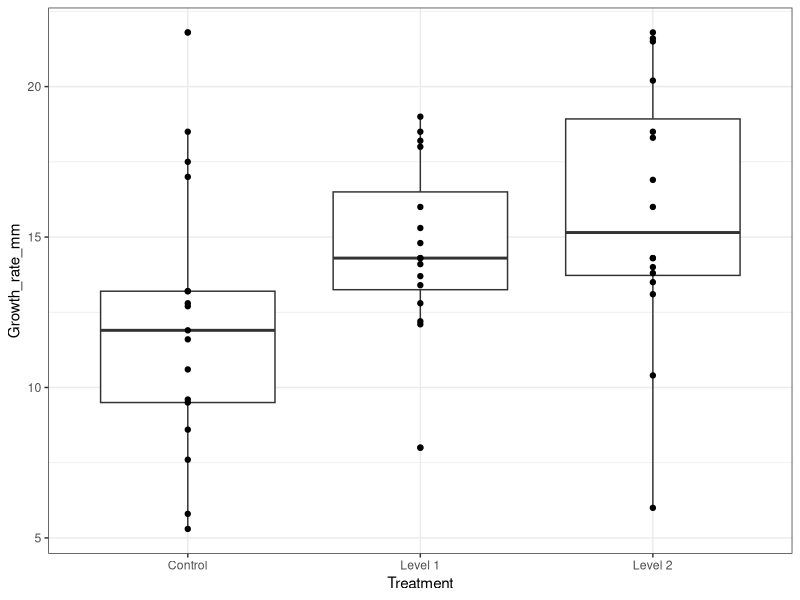
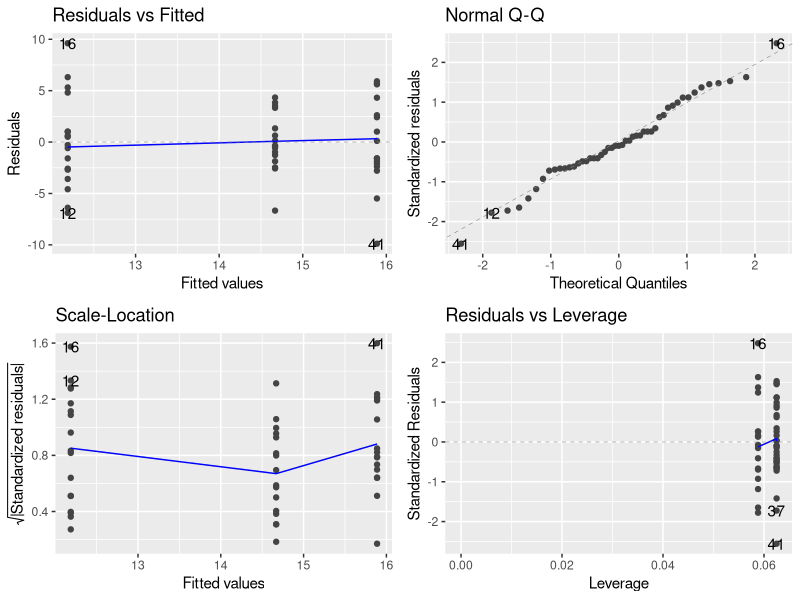
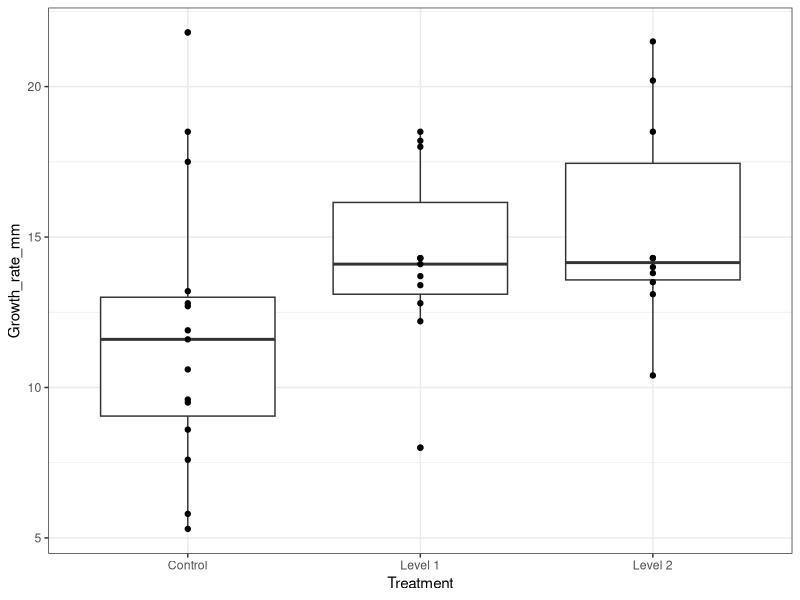
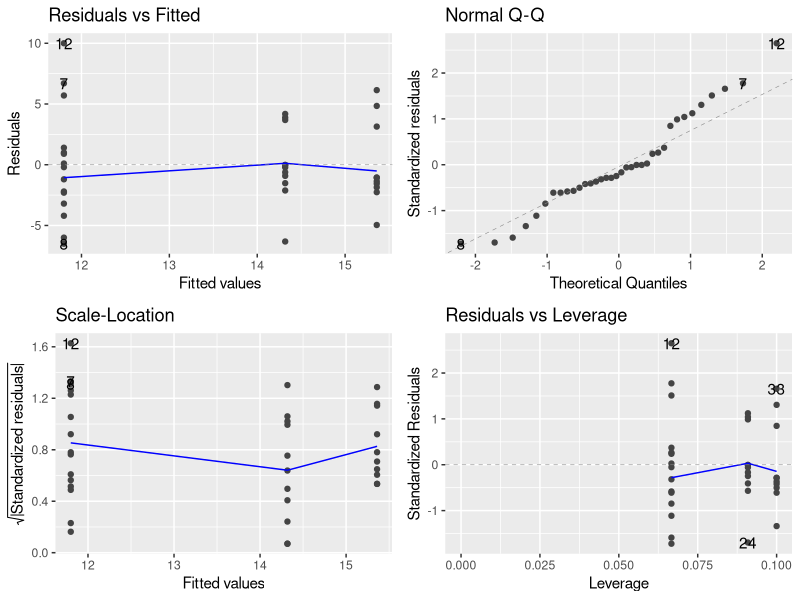
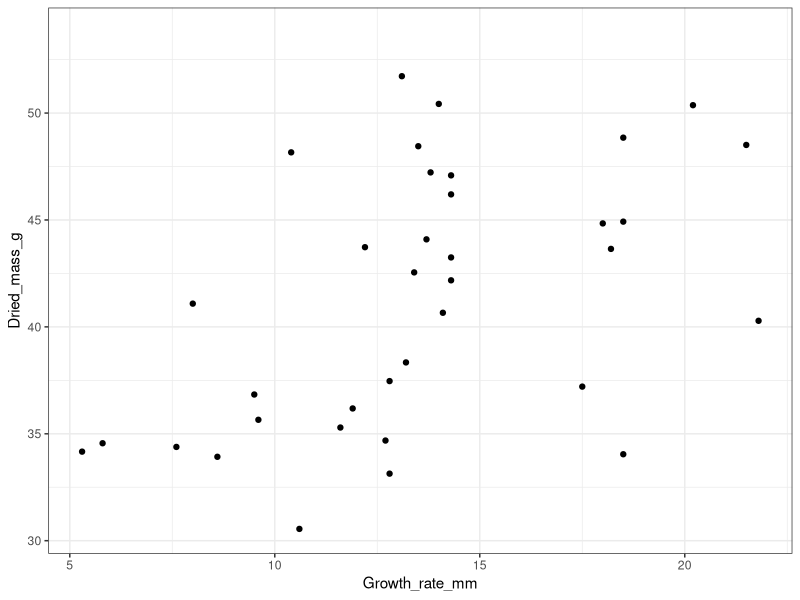
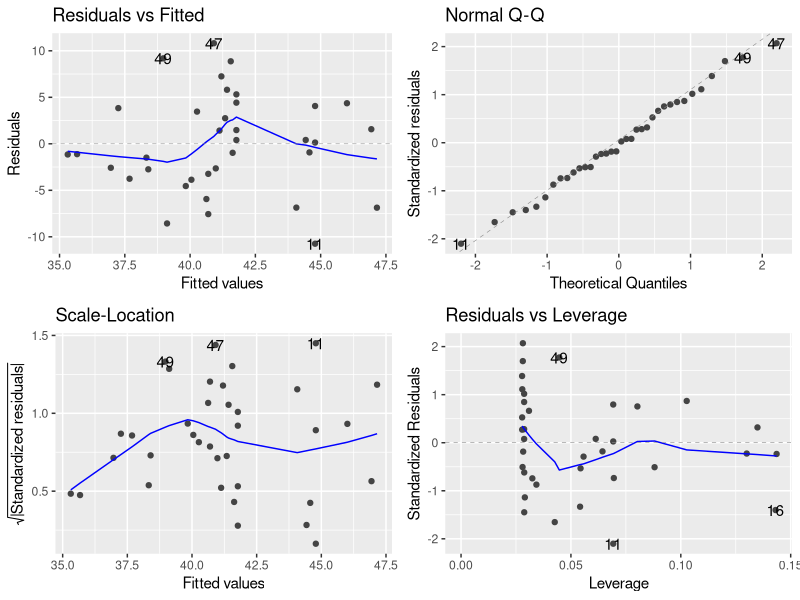
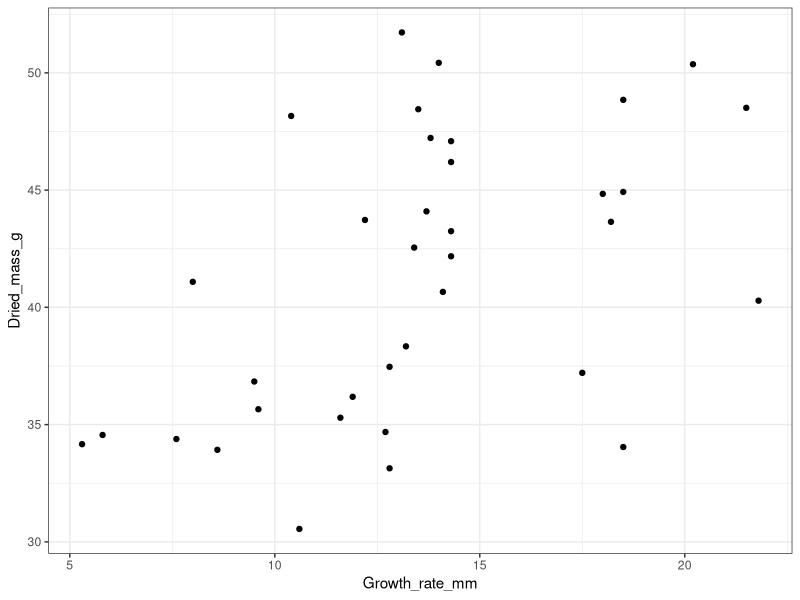
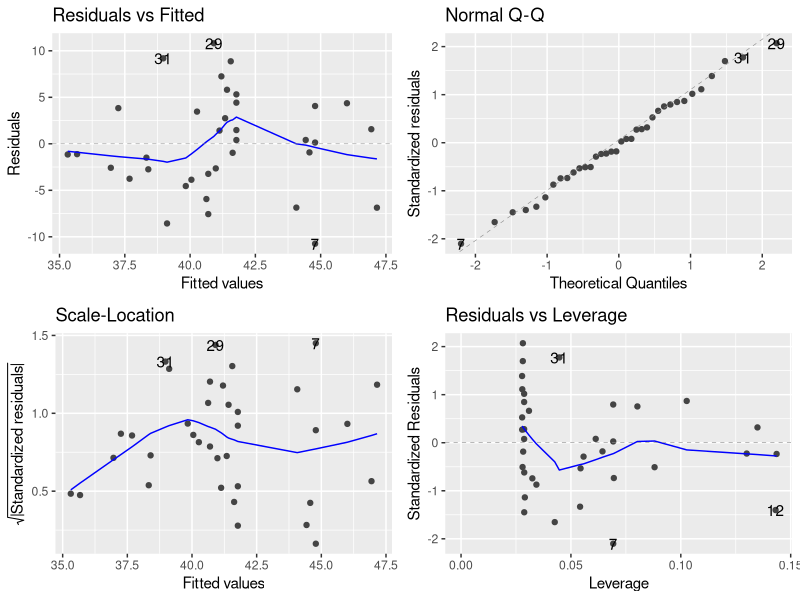

These figures' R source, in order:
## ---- chunk 1
rm(list = ls())
library(tidyverse)
library(ggfortify)
library(here)
## ---- chunk 2
df <- read.csv(here("Data/learn-about-NA.csv"))
str(df)
## ---- chunk 3
df_All_NA <- df
## ---- chunk 4
df_No_NA <- df |> drop_na()
## ---- chunk 5
ggplot(df_All_NA, aes(Treatment, Growth_rate_mm))+
  geom_boxplot()+
  geom_point()+
  theme_bw()
## ---- chunk 6
grow.mod<-lm(Growth_rate_mm ~ Treatment, data = df_All_NA)
## ---- chunk 7
autoplot(grow.mod)
## ---- chunk 8
anova(grow.mod)
## ---- chunk 9
sum(!is.na(df$Growth_rate_mm))
## ---- chunk 10
summary(grow.mod)
## ---- chunk 11
ggplot(df_No_NA, aes(Treatment, Growth_rate_mm))+
  geom_boxplot()+
  geom_point()+
  theme_bw()
## ---- chunk 12
grow.mod.no.NA <- lm(Growth_rate_mm ~ Treatment, data = df_No_NA)
## ---- chunk 13
autoplot(grow.mod.no.NA)
## ---- chunk 14
anova(grow.mod.no.NA)

summary(grow.mod.no.NA)
## ---- chunk 15
ggplot(df_All_NA, aes(x = Growth_rate_mm, y = Dried_mass_g)) +
  geom_point() +
  theme_bw()
## ---- chunk 16
all_model <- lm(Dried_mass_g ~ Growth_rate_mm,  
                data = df_All_NA)
## ---- chunk 17
autoplot(all_model)
## ---- chunk 18
anova(all_model)
## ---- chunk 19
summary(all_model)
## ---- chunk 20
ggplot(df_No_NA, aes(x = Growth_rate_mm, y = Dried_mass_g)) +
  geom_point() +
  theme_bw()
## ---- chunk 21
no_model <- lm(Dried_mass_g ~ Growth_rate_mm,  
                data = df_No_NA)
## ---- chunk 22
autoplot(no_model)
## ---- chunk 23
anova(no_model)

summary(no_model)
